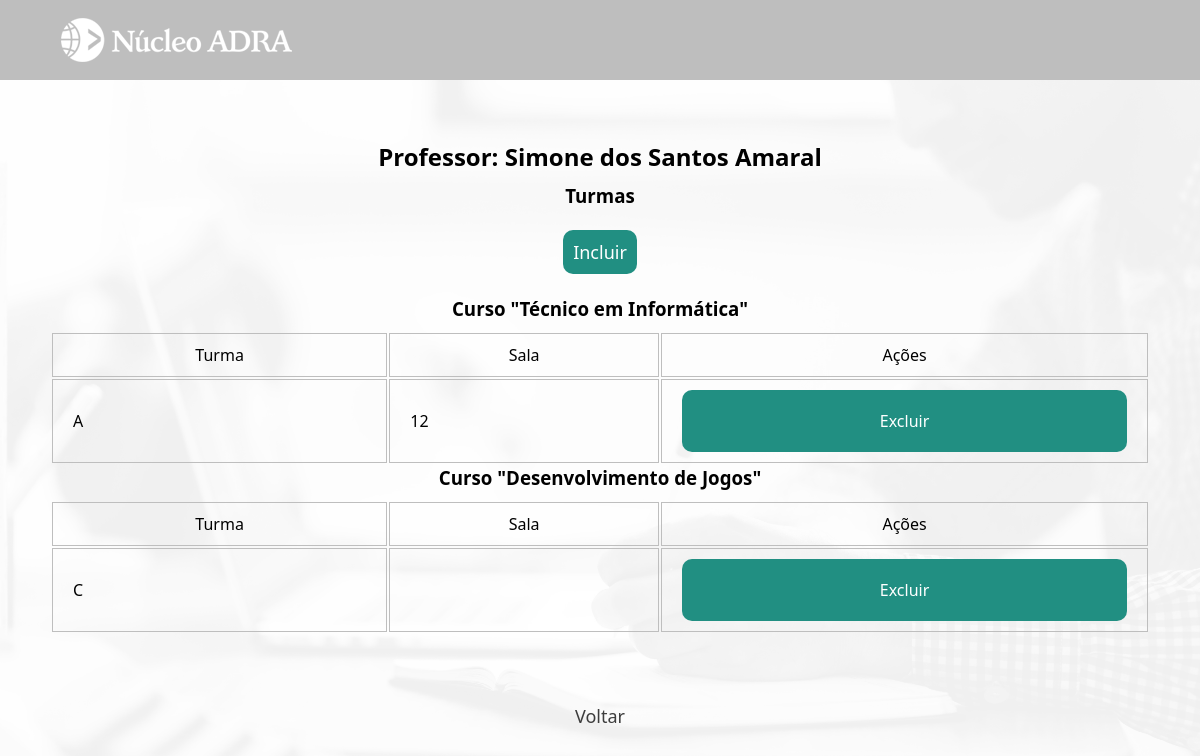
The page /institucional/professor/turma/index.php?p=4 on the database its author committed.
### tables this page shows
CREATE TABLE IF NOT EXISTS `professor` (
  `id_professor` int UNSIGNED NOT NULL AUTO_INCREMENT,
  `nome_completo` varchar(40) NOT NULL,
  `nome` varchar(50) NOT NULL,
  `sobrenome` varchar(50) NOT NULL,
  `sexo` varchar(1) NOT NULL,
  `email` varchar(100) NOT NULL,
  `nascimento` date NOT NULL,
  `endereco_id` int UNSIGNED NOT NULL,
  `login` varchar(15) NOT NULL,
  `senha` varchar(8) NOT NULL,
  `telefone` varchar(15) DEFAULT NULL,
  `imagem` text,
  PRIMARY KEY (`id_professor`),
  KEY `fk_professor_endereco1_idx` (`endereco_id`)
);

CREATE TABLE IF NOT EXISTS `curso` (
  `id_curso` int UNSIGNED NOT NULL AUTO_INCREMENT,
  `nome` varchar(45) NOT NULL,
  `sigla` varchar(5) DEFAULT NULL,
  `descricao` text NOT NULL,
  `area` varchar(40) NOT NULL,
  `ch` smallint UNSIGNED DEFAULT NULL,
  `periodo` enum('M','V','N') DEFAULT NULL,
  `curso_inicio` date DEFAULT NULL,
  `curso_fim` date DEFAULT NULL,
  `hora_inicio` char(5) DEFAULT NULL,
  `hora_fim` char(5) DEFAULT NULL,
  `valor` decimal(6,2) UNSIGNED DEFAULT NULL,
  PRIMARY KEY (`id_curso`)
);

CREATE TABLE IF NOT EXISTS `turma` (
  `id` int UNSIGNED NOT NULL AUTO_INCREMENT,
  `codigo` char(2) NOT NULL,
  `curso_id_curso` int UNSIGNED NOT NULL,
  `sala` varchar(20) DEFAULT NULL,
  PRIMARY KEY (`id`,`curso_id_curso`),
  KEY `fk_turma_curso1_idx` (`curso_id_curso`)
);

### institucional/professor/turma/index.php (the view, shortened to what this page needs)
<?php
    require_once "../../../util/config.php";
    $idProfessor = $_GET['p'];
    $sql_1 = "SELECT * FROM professor";
    $result_1 = mysqli_query($link, $sql_1);
    while($row = mysqli_fetch_array($result_1)){
        if($row['id_professor'] == $idProfessor){
            $nomeProfessor = $row['nome_completo'];
        }
    }
?>
<!DOCTYPE html>
<html lang="pt-br">
<head>
    <link rel="stylesheet" href="../../../css/mural.css">
</head>
<body>
<header>
        <main>
            <div class="cabecalho-conteudo">
                <a href="../administrador.php">
                <div id="logo" class="opcoes-nav">
                    <img src="../../../imagens/nucleo-adra-branco-232x48.png" alt="logo-adra">
                </div>
                </a>
                <a href="../usuario.php">
                <div id="perfil" class="opcoes-nav">
                </div>
                </a>
            </div>
        </main>
    </header>
<div class="container-admin">
<h2>Professor: <?php echo $nomeProfessor?></h2>
    <h3>Turmas</h3>
    <br>
    <p><a href="create.php?p=<?php echo $idProfessor; ?>" class="incluir">Incluir</a></p>
    <br>
    <?php
        $sql_1 = "SELECT * FROM professor_turma";
        $result_1 = mysqli_query($link, $sql_1);
        while($row = mysqli_fetch_array($result_1)){
            if($row['professor_id'] == $idProfessor){
                $idTurma = $row['turma_id'];
                $sql_2 = "SELECT * FROM turma";
                $result_2 = mysqli_query($link, $sql_2);
                while($row = mysqli_fetch_array($result_2)){
                    if($row['id'] == $idTurma){
                        $codigo = $row['codigo'];
                        $sala = $row['sala'];
                        $idCurso = $row['curso_id_curso'];
                        $sql_3 = "SELECT * FROM curso";
                        $result_3 = mysqli_query($link, $sql_3);
                        while($row = mysqli_fetch_array($result_3)){
                            if($row['id_curso'] == $idCurso){
                                $nomeCurso = $row['nome'];
    ?>
    <table border="0" class="tabela-admin">
        <h3>Curso "<?php echo $nomeCurso ?>"</h3>
        <tr class="tabela-titulo">
            <td><center>Turma</center></td>
            <td><center>Sala</center></td>
            <td colspan="4"><center>Ações</center></td>
        </tr>
            <tr class="tabela-linha">
                <td><?php echo $codigo ?></td>
                <td><?php echo $sala ?></td>
            </div>
            <td><?php echo('<a href="delete.php?id='.$idTurma.'&p='.$idProfessor.'" class="crud_link">Excluir</a>')?></td>
        </tr>
        <?php
    }
    }
    }
    }
    }
    }
        ?>
    </table>
    <div class="voltar">
        <p><a href='../index.php'>Voltar</a></p>
    </div>
</body>
</html>

### css/mural.css (style rules this page uses)
* { padding: 0; margin: 0; box-sizing: border-box; font-family:'Segoe UI', Tahoma, Geneva, Verdana, sans-serif; }
body { background: url("../imagens/Professor-icone-branco.png") no-repeat center center fixed; background-size: cover; -webkit-background-size: cover; -moz-background-size: cover; -o-background-size: cover; }
header { height: 10vh; background-color: #bebebe; display: flex; align-items: center; justify-content: center; }
main div { color: white; font-size: 20px; display: flex; justify-content: space-between; align-items: center; }
.cabecalho-conteudo { margin: 0 auto; padding: 0; display: flex; width: 90vw; height: 48px; justify-content: space-between; align-items: center; }
.opcoes-nav { display: flex; gap: 50px; height: 10vh; }
main a { text-decoration: none; }
#logo { cursor: pointer; }
#perfil { display: flex; align-items: center; justify-content: center; cursor: pointer; overflow: hidden; width: 48px; height: 48px; border-radius: 100%; }
table { width: 100%; }
table td { border: 1px solid #bebebe; padding: 10px 20px; }
p { margin: 10px 0; font-size: 18px; }
.container-admin { padding: 50px; width: 100vw; display: flex; flex-direction: column; align-items: center; }
.incluir { cursor: pointer; background-color: #218f82; padding: 10px; border-radius: 10px; color: white; text-decoration: none; }
.crud_link { color: white; padding: 20px; display: flex; flex-direction: column; align-items: center; text-decoration: none; background-color: #218f82; border-radius: 10px; }
.container-admin h2 { margin: 10px 0; }
.tabela-admin { margin-top: 10px; }
.voltar a { display:flex; justify-content: center; text-decoration: none; cursor: pointer; padding: 10px; border-radius: 10px; color: rgb(61, 61, 61); }

### rows shown on the page
professor: nome_completo "Simone dos Santos Amaral"
turma: codigo "A", sala "12"
curso: nome "Técnico em Informática"
turma: codigo "C"
curso: nome "Desenvolvimento de Jogos"
